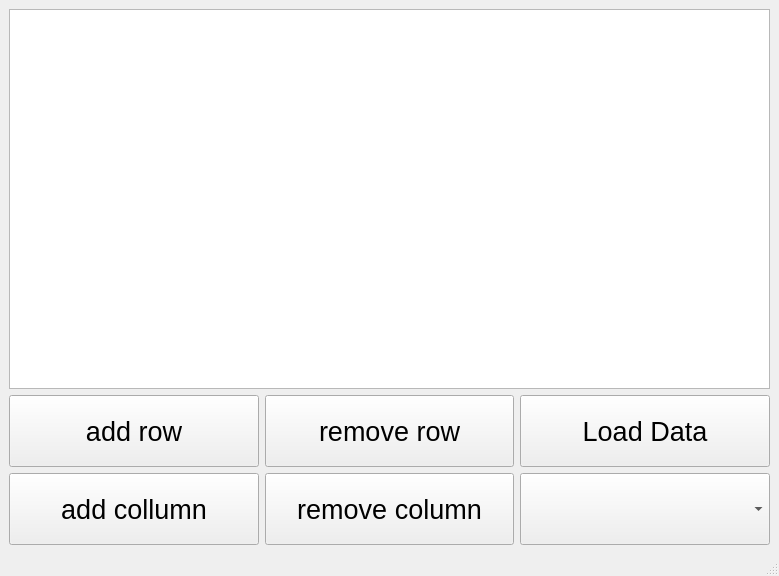
<?xml version="1.0" encoding="UTF-8"?>
<ui version="4.0">
 <class>MainWindow</class>
 <widget class="QMainWindow" name="MainWindow">
  <property name="geometry">
   <rect>
    <x>0</x>
    <y>0</y>
    <width>779</width>
    <height>576</height>
   </rect>
  </property>
  <property name="windowTitle">
   <string>MainWindow</string>
  </property>
  <widget class="QWidget" name="centralwidget">
   <layout class="QGridLayout" name="gridLayout_2">
    <item row="0" column="0">
     <widget class="QTableWidget" name="tableWidget">
      <property name="minimumSize">
       <size>
        <width>0</width>
        <height>380</height>
       </size>
      </property>
      <property name="font">
       <font>
        <pointsize>20</pointsize>
       </font>
      </property>
      <property name="editTriggers">
       <set>QAbstractItemView::AnyKeyPressed|QAbstractItemView::DoubleClicked|QAbstractItemView::EditKeyPressed</set>
      </property>
      <attribute name="horizontalHeaderCascadingSectionResizes">
       <bool>true</bool>
      </attribute>
      <attribute name="horizontalHeaderMinimumSectionSize">
       <number>20</number>
      </attribute>
      <attribute name="horizontalHeaderDefaultSectionSize">
       <number>100</number>
      </attribute>
      <attribute name="horizontalHeaderHighlightSections">
       <bool>true</bool>
      </attribute>
      <attribute name="horizontalHeaderShowSortIndicator" stdset="0">
       <bool>true</bool>
      </attribute>
      <attribute name="horizontalHeaderStretchLastSection">
       <bool>false</bool>
      </attribute>
     </widget>
    </item>
    <item row="1" column="0">
     <layout class="QGridLayout" name="gridLayout">
      <item row="0" column="0">
       <widget class="QPushButton" name="Button_add_row">
        <property name="sizePolicy">
         <sizepolicy hsizetype="Expanding" vsizetype="Expanding">
          <horstretch>0</horstretch>
          <verstretch>0</verstretch>
         </sizepolicy>
        </property>
        <property name="minimumSize">
         <size>
          <width>0</width>
          <height>50</height>
         </size>
        </property>
        <property name="maximumSize">
         <size>
          <width>16777215</width>
          <height>100</height>
         </size>
        </property>
        <property name="font">
         <font>
          <pointsize>20</pointsize>
         </font>
        </property>
        <property name="text">
         <string>add row</string>
        </property>
       </widget>
      </item>
      <item row="0" column="1">
       <widget class="QPushButton" name="Button_remove_row">
        <property name="sizePolicy">
         <sizepolicy hsizetype="Expanding" vsizetype="Expanding">
          <horstretch>0</horstretch>
          <verstretch>0</verstretch>
         </sizepolicy>
        </property>
        <property name="minimumSize">
         <size>
          <width>0</width>
          <height>50</height>
         </size>
        </property>
        <property name="maximumSize">
         <size>
          <width>16777215</width>
          <height>100</height>
         </size>
        </property>
        <property name="font">
         <font>
          <pointsize>20</pointsize>
         </font>
        </property>
        <property name="text">
         <string>remove row</string>
        </property>
       </widget>
      </item>
      <item row="0" column="2">
       <widget class="QPushButton" name="Button_load_data">
        <property name="sizePolicy">
         <sizepolicy hsizetype="Expanding" vsizetype="Expanding">
          <horstretch>0</horstretch>
          <verstretch>0</verstretch>
         </sizepolicy>
        </property>
        <property name="minimumSize">
         <size>
          <width>0</width>
          <height>50</height>
         </size>
        </property>
        <property name="maximumSize">
         <size>
          <width>16777215</width>
          <height>100</height>
         </size>
        </property>
        <property name="font">
         <font>
          <pointsize>20</pointsize>
         </font>
        </property>
        <property name="text">
         <string>Load Data</string>
        </property>
       </widget>
      </item>
      <item row="1" column="0">
       <widget class="QPushButton" name="Button_add_column">
        <property name="sizePolicy">
         <sizepolicy hsizetype="Expanding" vsizetype="Expanding">
          <horstretch>0</horstretch>
          <verstretch>0</verstretch>
         </sizepolicy>
        </property>
        <property name="minimumSize">
         <size>
          <width>0</width>
          <height>50</height>
         </size>
        </property>
        <property name="maximumSize">
         <size>
          <width>16777215</width>
          <height>100</height>
         </size>
        </property>
        <property name="font">
         <font>
          <pointsize>20</pointsize>
         </font>
        </property>
        <property name="text">
         <string>add collumn</string>
        </property>
       </widget>
      </item>
      <item row="1" column="1">
       <widget class="QPushButton" name="Button_remove_column">
        <property name="sizePolicy">
         <sizepolicy hsizetype="Expanding" vsizetype="Expanding">
          <horstretch>0</horstretch>
          <verstretch>0</verstretch>
         </sizepolicy>
        </property>
        <property name="minimumSize">
         <size>
          <width>0</width>
          <height>50</height>
         </size>
        </property>
        <property name="maximumSize">
         <size>
          <width>16777215</width>
          <height>100</height>
         </size>
        </property>
        <property name="font">
         <font>
          <pointsize>20</pointsize>
         </font>
        </property>
        <property name="text">
         <string>remove column</string>
        </property>
       </widget>
      </item>
      <item row="1" column="2">
       <widget class="QComboBox" name="comboBox">
        <property name="sizePolicy">
         <sizepolicy hsizetype="Expanding" vsizetype="Expanding">
          <horstretch>0</horstretch>
          <verstretch>0</verstretch>
         </sizepolicy>
        </property>
        <property name="minimumSize">
         <size>
          <width>0</width>
          <height>50</height>
         </size>
        </property>
        <property name="maximumSize">
         <size>
          <width>16777215</width>
          <height>100</height>
         </size>
        </property>
       </widget>
      </item>
     </layout>
    </item>
   </layout>
  </widget>
  <widget class="QMenuBar" name="menubar">
   <property name="geometry">
    <rect>
     <x>0</x>
     <y>0</y>
     <width>779</width>
     <height>21</height>
    </rect>
   </property>
  </widget>
  <widget class="QStatusBar" name="statusbar"/>
 </widget>
 <resources/>
 <connections/>
</ui>
